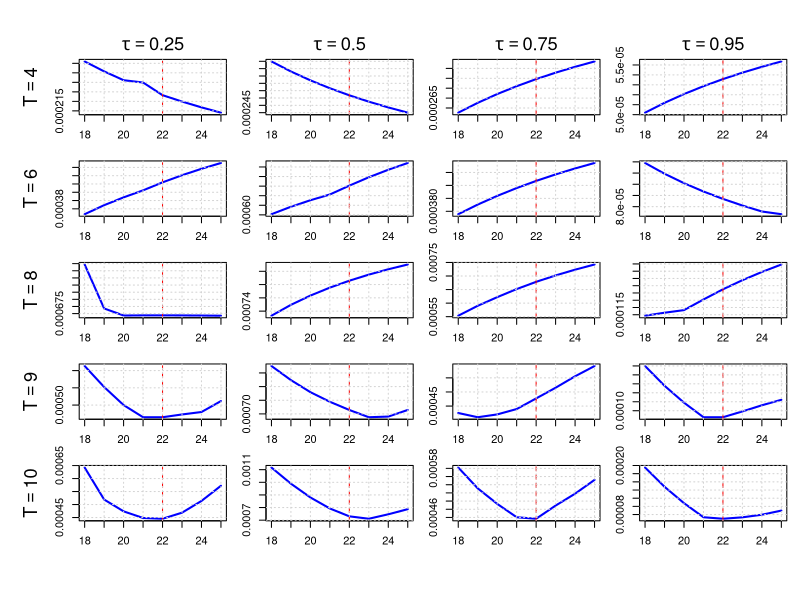

Write the R code that produced this figure.
# ---------------------------------------------------------------------------
# Quantile-Based Peak Estimation with Asymmetric Laplace to match tau
# ---------------------------------------------------------------------------
# ---------------------------------------------------------------------------
# Asymmetric Laplace with P(e < 0)= tau
# ---------------------------------------------------------------------------
rasy_laplace <- function(n, tau, z) {
  u <- runif(n)
  sample <- numeric(n)
  
  for (i in 1:n) {
    if (u[i] < tau) { 
      sample[i] <- -rexp(1, rate = 1 + z) 
    } else { 
      sample[i] <- rexp(1, rate = 1 - z) 
    }
  }
  
  return(sample)
}

# ---------------------------------------------------------------------------
# Quantile Loss
# ---------------------------------------------------------------------------
quantile_loss <- function(u, tau) {
  u * ( tau - (u < 0) )
}

# ---------------------------------------------------------------------------
# Weighted Quantile
# ---------------------------------------------------------------------------
med_weighted_tau <- function(I, l, s, tau) {
  T <- length(I)
  
  x <- I * exp(((1:T) - l)^2 / s^2)
  w <- exp(-((1:T) - l)^2 / s^2)
  
  o <- order(x)
  x_sorted <- x[o]
  w_sorted <- w[o]
  
  cum_w <- cumsum(w_sorted)
  cutoff <- tau * sum(w_sorted)
  
  k <- min(which(cum_w >= cutoff))
  
  return(x_sorted[k]) 
}

# ---------------------------------------------------------------------------
# Quantile-Based Amplitude
# ---------------------------------------------------------------------------
compute_a <- function(I, l, s, tau) {
  med_weighted_tau(I, l, s, tau)
}

# ---------------------------------------------------------------------------
# Quantile Loss objective
# ---------------------------------------------------------------------------
objective_function <- function(I, a, l, s, tau) {
  t <- seq_along(I)
  fitted <- a * exp(-((t - l)^2) / s^2)
  u <- I - fitted
  mean(quantile_loss(u, tau))
}

# ---------------------------------------------------------------------------
# Optimize s for a given l
# ---------------------------------------------------------------------------
search_best_s <- function(I, l, tau) {
  f_obj <- function(s) {
    a_hat <- compute_a(I, l, s, tau)
    objective_function(I, a_hat, l, s, tau)
  }
  optimize(f_obj, interval = c(1, 20), tol = 1e-4)$minimum
}

# ---------------------------------------------------------------------------
# Main simulation
# ---------------------------------------------------------------------------
simulate_quantile_objective_asy <- function(T, A, L, S, tau, z, snr = Inf, seed = NULL) {
  t <- 1:T
  signal <- A * exp(-((t - L)^2) / S^2)
  
  if (!is.null(seed)) set.seed(seed)
  
  if (is.finite(snr)) {
    
    # Correct generalized Laplace variance
    gl_variance <- function(tau, z) {
      t1 <- tau / (1 + z)^2
      t2 <- (1 - tau) / (1 - z)^2
      mu <- (1 - tau) / (1 - z) - tau / (1 + z)
      t1 + t2 - 0.25 * mu^2
    }
    
    vtarget <- (A / snr)^2
    b <- sqrt(vtarget / gl_variance(tau, z))
    noise <- rasy_laplace(T, tau, z) * b
    
    # b <- A / (sqrt(2) * snr)
    # noise <- rasy_laplace(T, tau, z) * b
    I <- signal + noise
  } else {
    I <- signal
  }
  
  l_grid <- 18:25
  losses <- sapply(l_grid, function(l) {
    s_hat <- search_best_s(I, l, tau)
    a_hat <- compute_a(I, l, s_hat, tau)
    objective_function(I, a_hat, l, s_hat, tau)
  })
  
  data.frame(l = l_grid, loss = losses, T = T)
}

# ---------------------------------------------------------------------------
# Combined Plotting Utility for All Tau and T Values (Asymmetric Laplace)
# ---------------------------------------------------------------------------
plot_all_asymmetric_objectives <- function(results_all, L_true) {
  Ts <- sort(unique(results_all$T))
  taus <- sort(unique(results_all$tau))
  nrow <- length(Ts)
  ncol <- length(taus)
  
  pdf(file = "plot_asymmetric_all.pdf", width = 2.5 * ncol, height = 2.5 * nrow)
  old_par <- par(mfrow = c(nrow, ncol), mar = c(2, 2, 1.5, 1), oma = c(4, 4, 3, 0))
  on.exit({ par(old_par); dev.off() })
  
  for (i in seq_along(Ts)) {
    for (j in seq_along(taus)) {
      T_val <- Ts[i]
      tau_val <- taus[j]
      subset_data <- subset(results_all, T == T_val & tau == tau_val)
      
      plot(subset_data$l, subset_data$loss, type = "l", lwd = 2, col = "blue",
           xlab = "", ylab = "", main = "")
      abline(v = L_true, col = "red", lty = 2)
      grid()
      
      if (j == 1) mtext(bquote(T == .(T_val)), side = 2, line = 3, cex = 1.1)
      if (i == 1) mtext(bquote(tau == .(tau_val)), side = 3, line = 0.5, cex = 1.1)
    }
  }
}

# ---------------------------------------------------------------------------
# Run simulation and generate merged plot
# ---------------------------------------------------------------------------
A_true <- 1
L_true <- 22
S_true <- 10
snr <- 1000
# seed <- 280
seed <- 281
T_vals <- c(4, 6, 8, 9, 10)

tau_values <- c(0.25, 0.5, 0.75, 0.95)
results_all <- do.call(rbind, lapply(tau_values, function(tau_val) {
  z_val <- 1 - 2 * tau_val  # Enforce proposition 2
  do.call(rbind, lapply(T_vals, function(T) {
    df <- simulate_quantile_objective_asy(
      T, A = A_true, L = L_true, S = S_true,
      tau = tau_val, z = z_val, snr = snr, seed = seed
    )
    df$tau <- tau_val
    df
  }))
}))



plot_all_asymmetric_objectives(results_all, L_true)
cat("Combined plot saved to plot_asymmetric_all.png\n")
